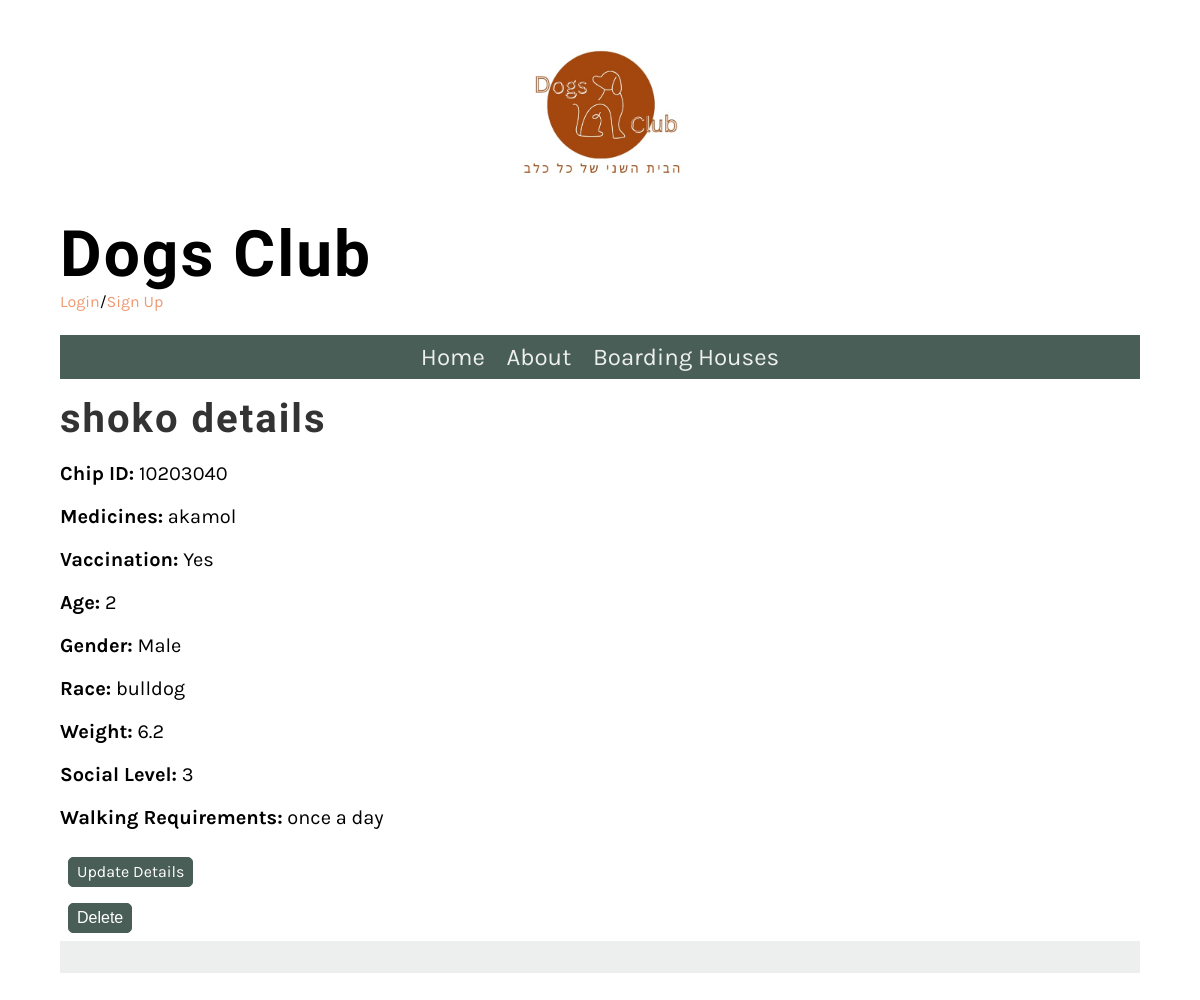
/Website/dogs/10203040/, run on the app's committed database.
### Website/models.py (models this page shows, shortened)
class Dog(models.Model):
    chip_id = models.CharField(primary_key=True, max_length=50, unique=True, verbose_name="CHIPID")
    name = models.CharField(max_length=20, verbose_name="Dog's name")
    owner = models.ForeignKey(User, on_delete=models.CASCADE, verbose_name="Owner")
    medicines = models.CharField(max_length=80, verbose_name="Dog's medicines")
    VACCINATION_CHOICES = [
        ('yes', 'Yes'),
        ('no', 'No')
    ]
    vaccination = models.CharField(max_length=3, choices=VACCINATION_CHOICES, verbose_name="Vaccination", help_text="User type selection (yes/no)")
    age = models.IntegerField(verbose_name="Dog's age")
    GENDER_CHOICES = [
        ('male', 'Male'),
        ('female', 'Female')
    ]
    gender = models.CharField(max_length=8, choices=GENDER_CHOICES, verbose_name="Gender", help_text="User type selection (male/female)")
    race = models.CharField(max_length=20, verbose_name="Dog's race")
    weight = models.FloatField(verbose_name="Dog's weight")
    social_level = models.CharField(max_length=100, verbose_name="Dog's social level")
    walking_requirements = models.CharField(max_length=100, verbose_name="Dog's walking requirements")

### Website/views.py (the view, shortened to what this page needs)
# urls.py: path('dogs/<str:chip_id>/', DogDetailView.as_view(), name='dog_detail'),
class DogDetailView(View):
    def get(self, request, chip_id, *args, **kwargs):
        dog = get_object_or_404(Dog, chip_id=chip_id)
        return render(request, 'dog_detail.html', {'dog': dog})

### Website/templates/dog_detail.html (shortened to what this page needs)
{% extends 'base.html' %}
{% block content %}
<!DOCTYPE html>
<html lang="en">
<head>
</head>
<body>
    <h2>{{ dog.name }} details</h2>
    <p><strong>Chip ID:</strong> {{ dog.chip_id }}</p>
    <p><strong>Medicines:</strong> {{ dog.medicines }}</p>
    <p><strong>Vaccination:</strong> {{ dog.get_vaccination_display }}</p>
    <p><strong>Age:</strong> {{ dog.age }}</p>
    <p><strong>Gender:</strong> {{ dog.get_gender_display }}</p>
    <p><strong>Race:</strong> {{ dog.race }}</p>
    <p><strong>Weight:</strong> {{ dog.weight }}</p>
    <p><strong>Social Level:</strong> {{ dog.social_level }}</p>
    <p><strong>Walking Requirements:</strong> {{ dog.walking_requirements }}</p>
</body>
<a href="{% url 'update_dog' dog.chip_id %}" class="small_button"></ahref>Update Details</a>
<form method="post" action="{% url 'delete_dog' dog.chip_id %}">
    <button type="submit" class = "small_button">Delete</button>
  </form>
</html>
{% endblock %}

### Website/static/css/style.css (style rules this page uses)
body { font-family: 'Karla', sans-serif; margin-top: 3rem; margin-bottom: 3rem; margin-left: 5%; margin-right: 5%; }
h1, h2, h3, h4, h5, h6 { font-family: 'Markazi Text', serif; letter-spacing: 2px;; }
h2 { font-size: 2.5rem; color: #333333; margin:1rem 0; }
p, ul { font-size: 1.25rem;; }
a { color: #EE9972; text-decoration: none; }
.small_button { padding: .25rem .5rem; border: 1px solid #495E57; background-color: #495E57; border-radius: 5px; font-size: 1rem; display: inline-block; color: #fff; line-height: 20px; margin: 0.5rem; }

### data on the page
Dog: name "shoko", chip_id "10203040", medicines "akamol", vaccination "Yes", age "2", gender "Male", race "bulldog", weight "6.2", social_level "3", walking_requirements "once a day"
